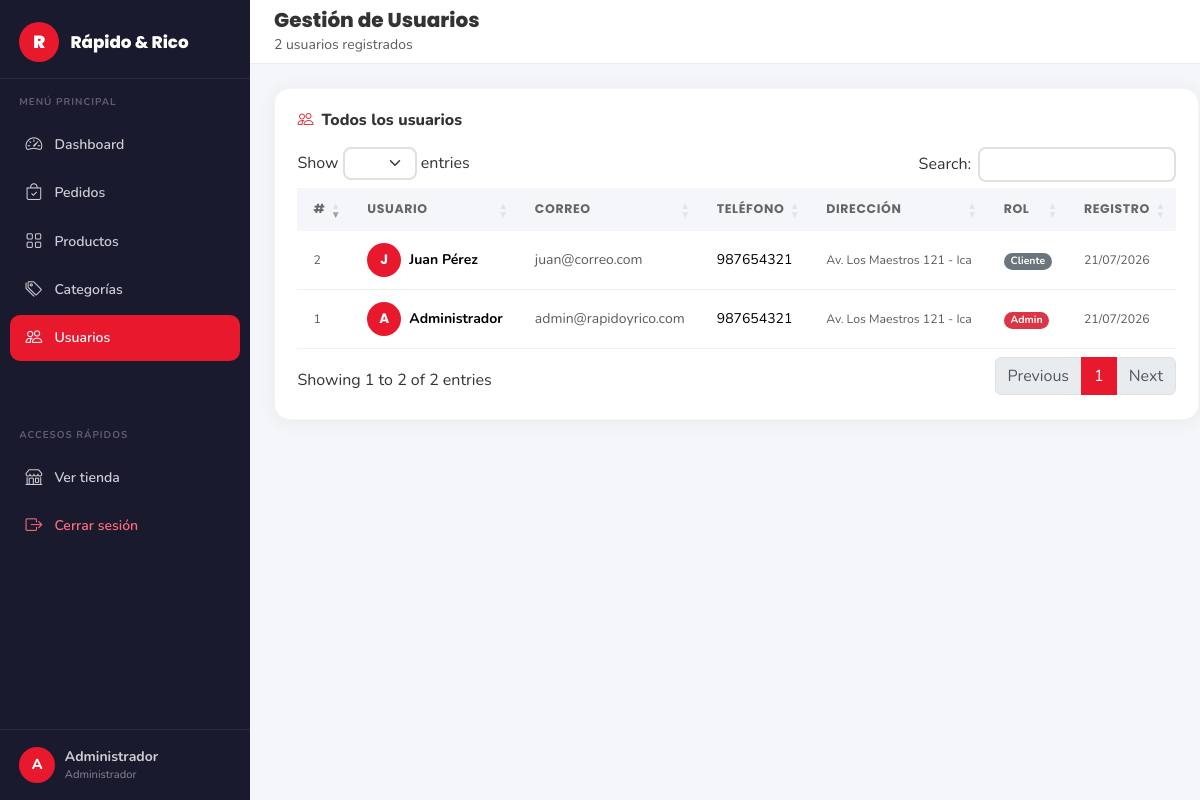
Screenshot of /view/admin/usuarios.php (signed in) with the database file from the repository.
### tables this page shows
CREATE TABLE IF NOT EXISTS usuario (
    id_usuario  INT AUTO_INCREMENT PRIMARY KEY,
    nombre      VARCHAR(100) NOT NULL,
    correo      VARCHAR(150) NOT NULL UNIQUE,
    contrasena  VARCHAR(255) NOT NULL,           
    telefono    VARCHAR(20)  DEFAULT NULL,
    direccion   VARCHAR(255) DEFAULT NULL,
    rol         ENUM('cliente','admin') NOT NULL DEFAULT 'cliente',
    created_at  TIMESTAMP DEFAULT CURRENT_TIMESTAMP
);

### config/conexion.php (called while the page is built, shortened)
<?php
class Conexion
{
    private static ?PDO $instancia = null;
    public static function obtener(): PDO
    {
        if (self::$instancia === null) {
            self::$instancia = self::crearConexion();
        }
        return self::$instancia;
    }
    private static function crearConexion(): PDO
    {
        $dsn = sprintf(
            'mysql:host=%s;port=%s;dbname=%s;charset=%s',
            DB_HOST, DB_PORT, DB_NAME, DB_CHARSET
        );
        $opciones = [
            PDO::ATTR_ERRMODE            => PDO::ERRMODE_EXCEPTION,
            PDO::ATTR_DEFAULT_FETCH_MODE => PDO::FETCH_ASSOC,
            PDO::ATTR_EMULATE_PREPARES   => false,
            PDO::MYSQL_ATTR_INIT_COMMAND => "SET NAMES utf8mb4 COLLATE utf8mb4_unicode_ci",
        ];
        try {
            return new PDO($dsn, DB_USER, DB_PASS, $opciones);
        } catch (PDOException $e) {
            error_log('[' . date('Y-m-d H:i:s') . '] DB Connection Error: ' . $e->getMessage(), 3, LOG_DIR . 'db_errors.log');
            if (APP_ENV === 'development') {
                throw new RuntimeException('Error de conexión BD: ' . $e->getMessage());
            }
            throw new RuntimeException('Error de conexión a la base de datos. Por favor intenta más tarde.');
        }
    }
}

### dao/UsuarioDAO.php (called while the page is built, shortened)
<?php
require_once __DIR__ . '/../config/conexion.php';
class UsuarioDAO
{
    private PDO $pdo;
    public function __construct()
    {
        $this->pdo = Conexion::obtener();
    }
    public function obtenerTodos(): array
    {
        return $this->pdo->query(
            "SELECT id_usuario, nombre, correo, telefono, direccion, rol, created_at
             FROM usuario ORDER BY created_at DESC"
        )->fetchAll();
    }
}

### helpers/Seguridad.php (called while the page is built, shortened)
<?php
class Seguridad
{
    public static function e(mixed $valor): string
    {
        return htmlspecialchars((string) $valor, ENT_QUOTES | ENT_HTML5, 'UTF-8');
    }
}

### view/admin/usuarios.php (the view, shortened to what this page needs)
<?php
require_once __DIR__ . '/../../dao/UsuarioDAO.php';
require_once __DIR__ . '/../../helpers/Seguridad.php';
$dao      = new UsuarioDAO();
$usuarios = $dao->obtenerTodos();
?>
<!DOCTYPE html>
<html lang="es">
<head>
  <link href="https://cdn.jsdelivr.net/npm/bootstrap@5.3.3/dist/css/bootstrap.min.css" rel="stylesheet"/>
  <link href="https://cdn.jsdelivr.net/npm/bootstrap-icons@1.11.3/font/bootstrap-icons.min.css" rel="stylesheet"/>
  <link href="https://cdn.datatables.net/1.13.8/css/dataTables.bootstrap5.min.css" rel="stylesheet"/>
  <link href="../../css/style.css" rel="stylesheet"/>
  <link href="../../css/admin.css" rel="stylesheet"/>
</head>
<body class="admin-body">
<?php include __DIR__ . '/partials/sidebar.php'; ?>
<div class="admin-main">
  <div class="admin-topbar">
    <div class="d-flex align-items-center gap-2">
      <div>
        <h5 class="mb-0 fw-800">Gestión de Usuarios</h5>
        <small class="text-muted"><?= count($usuarios) ?> usuarios registrados</small>
      </div>
    </div>
  </div>
  <div class="admin-content">
    <div class="admin-card">
      <h6 class="fw-800 mb-3"><i class="bi bi-people text-danger me-2"></i>Todos los usuarios</h6>
      <div class="table-responsive">
        <table class="table rr-table align-middle" id="tablaUsuarios">
          <thead>
            <tr>
              <th>#</th>
              <th>Usuario</th>
              <th>Correo</th>
              <th>Teléfono</th>
              <th>Dirección</th>
              <th>Rol</th>
              <th>Registro</th>
            </tr>
          </thead>
          <tbody>
            <?php foreach ($usuarios as $u):
            ?>
            <tr>
              <td class="text-muted small"><?= (int)$u['id_usuario'] ?></td>
              <td>
                <div class="d-flex align-items-center gap-2">
                  <div class="user-avatar-sm">
                    <?= strtoupper(mb_substr($u['nombre'], 0, 1, 'UTF-8')) ?>
                  </div>
                  <span class="fw-700"><?= Seguridad::e($u['nombre']) ?></span>
                </div>
              </td>
              <td class="text-muted"><?= Seguridad::e($u['correo']) ?></td>
              <td><?= Seguridad::e($u['telefono'] ?? '—') ?></td>
              <td class="small text-muted" style="max-width:160px;white-space:nowrap;overflow:hidden;text-overflow:ellipsis">
                <?= Seguridad::e($u['direccion'] ?? '—') ?>
              </td>
              <td>
                <span class="badge rounded-pill bg-<?= $u['rol'] === 'admin' ? 'danger' : 'secondary' ?>">
                  <?= $u['rol'] === 'admin' ? 'Admin' : 'Cliente' ?>
                </span>
              </td>
              <td class="text-muted small">
                <?= isset($u['created_at']) ? date('d/m/Y', strtotime($u['created_at'])) : '—' ?>
              </td>
            </tr>
            <?php endforeach; ?>
          </tbody>
        </table>
      </div>
    </div>
  </div>
</div>
</body>
</html>

### css/style.css (style rules this page uses)
:root { --rr-red: #E8192C; --rr-red-dark: #C0121F; --rr-dark: #1A1A1A; --rr-dark2: #212121; --rr-gray: #F5F5F5; --rr-gray2: #EEEEEE; --rr-text: #333333; --rr-muted: #777777; --rr-white: #FFFFFF; --rr-shadow: 0 4px 20px rgba(0,0,0,.10); --rr-shadow-hover: 0 8px 32px rgba(232,25,44,.18); --rr-radius: 18px; }
*, *::before, *::after { box-sizing: border-box; margin: 0; padding: 0; }
body { font-family: 'Nunito', sans-serif; color: var(--rr-text); background: var(--rr-white); }
h1,h2,h3,h4,h5,.navbar-brand { font-family: 'Poppins', sans-serif; }
.fw-700 { font-weight: 700 !important; }
.fw-800 { font-weight: 800 !important; }
.rr-table thead th { font-family: 'Poppins', sans-serif; font-weight: 700; font-size: .85rem; color: var(--rr-muted); border-bottom: 2px solid #f0f0f0; background: #fafafa; padding: .8rem 1rem; }
.rr-table tbody td { padding: .8rem 1rem; border-color: #f5f5f5; vertical-align: middle; }

### css/admin.css (style rules this page uses)
:root { --sidebar-w: 250px; --topbar-h: 64px; --admin-bg: #F4F6FA; --sidebar-bg: #1A1A2E; --sidebar-text: rgba(255,255,255,.78); --sidebar-active: #E8192C; --sidebar-hover-bg: rgba(255,255,255,.07); --card-radius: 16px; --shadow-card: 0 2px 20px rgba(0,0,0,.06); }
.admin-body { background: var(--admin-bg); font-family: 'Nunito', sans-serif; min-height: 100vh; display: flex; }
.admin-main { margin-left: var(--sidebar-w); flex: 1; display: flex; flex-direction: column; min-height: 100vh; }
.admin-topbar { height: var(--topbar-h); background: #fff; border-bottom: 1px solid #EBEBEB; display: flex; align-items: center; justify-content: space-between; padding: 0 1.5rem; position: sticky; top: 0; z-index: 100; }
.admin-content { padding: 1.5rem; flex: 1; }
.admin-card { background: #fff; border-radius: var(--card-radius); box-shadow: var(--shadow-card); padding: 1.4rem; border: 1px solid rgba(0,0,0,.04); }
.rr-table { font-size: .875rem; }
.rr-table thead th { background: var(--admin-bg); color: #666; font-weight: 700; font-size: .78rem; text-transform: uppercase; letter-spacing: .05em; border: none; padding: .75rem 1rem; }
.rr-table tbody td { border-color: #F0F0F0; padding: .75rem 1rem; vertical-align: middle; }

### view/admin/usuarios.php (style rules this page uses)
.user-avatar-sm { width:34px; height:34px; border-radius:50%; background: var(--rr-red, #E8192C); color:#fff; display:flex; align-items:center; justify-content:center; font-family:'Poppins',sans-serif; font-weight:700; font-size:.85rem; flex-shrink:0; }

### rows the page displays
usuario: id_usuario "1", nombre "A", nombre "Administrador", correo "admin@rapidoyrico.com", telefono "987654321", direccion "Av. Los Maestros 121 - Ica", rol "Admin", created_at "21/07/2026"
usuario: id_usuario "2", nombre "J", nombre "Juan Pérez", correo "juan@correo.com", telefono "987654321", direccion "Av. Los Maestros 121 - Ica", rol "Cliente", created_at "21/07/2026"

### other values shown
$enlace['label'] "Dashboard"
$enlace['label'] "Pedidos"
$enlace['label'] "Productos"
$enlace['label'] "Categorías"
$enlace['label'] "Usuarios"
substr($_SESSION['nombre'] ?? 'A', 0, 1) "A"
$_SESSION['nombre'] "Administrador"
count($usuarios) "2"
